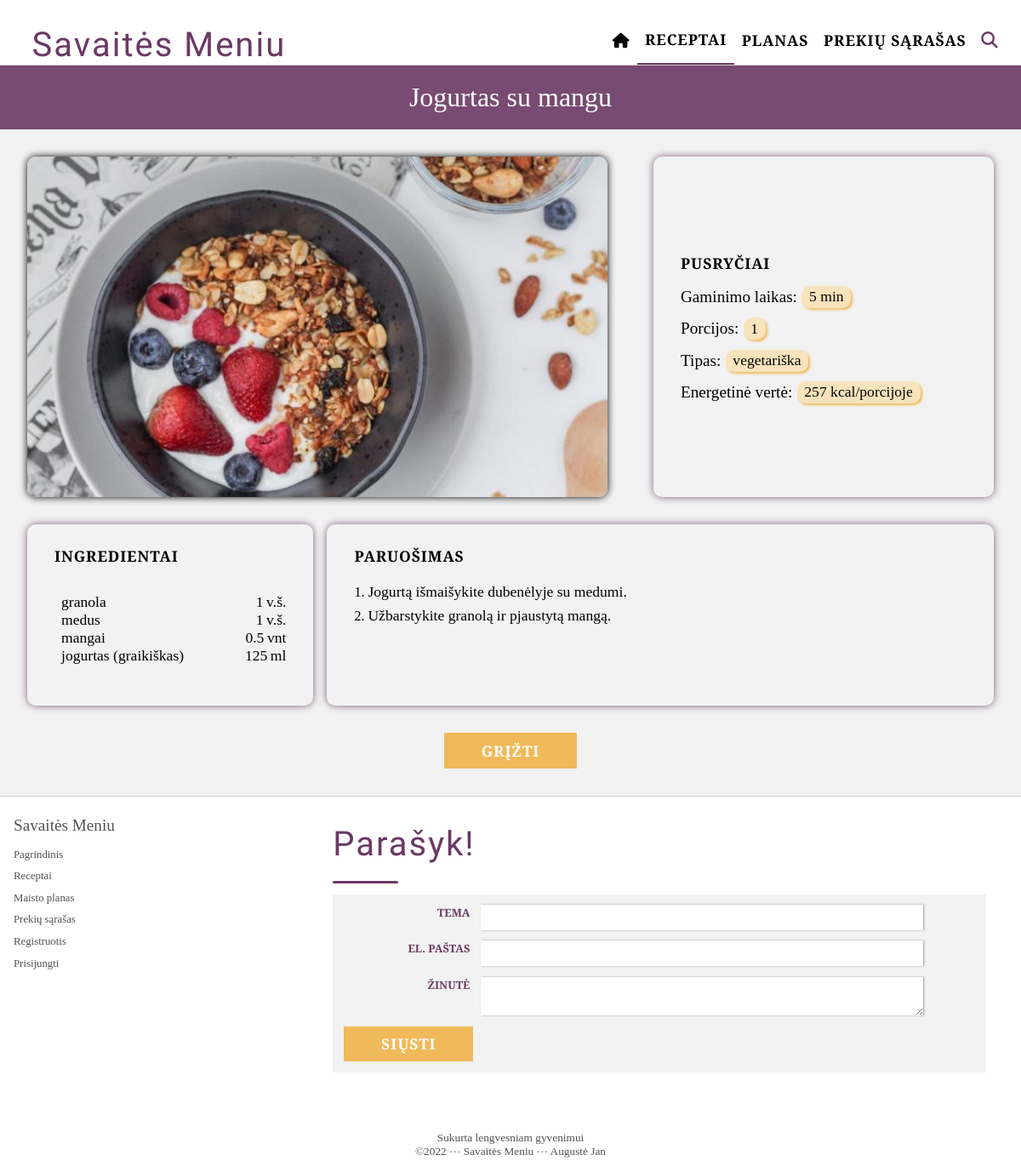
The page /single_recipe?recipeID=1 on the database its author committed.
### flaskr/model.py (models this page shows)
class Recipe(db.Model):
    id = db.Column(db.Integer, primary_key = True)
    name = db.Column(db.String(100))
    recipeIngredients = db.relationship('Ingredient', secondary=recipeIngredients, lazy=True)
    instruction = db.Column(db.String(10000))
    picture = db.Column(db.String(1000))
    cookingtime = db.Column(db.Integer)
    portions = db.Column(db.Integer)
    user_id = db.Column(db.Integer, db.ForeignKey('user.id'))
    description = db.Column(db.String(10000))
    recipetypes = db.relationship('Foodtype', secondary=recipeTypes, lazy=True)
    recipeCoursetype = db.relationship('Coursetype', secondary=recipeCoursetype, lazy=True)

class Coursetype(db.Model):
    id = db.Column(db.Integer, primary_key = True)
    name = db.Column(db.String(100))

class Foodtype(db.Model):
    id = db.Column(db.Integer, primary_key = True)
    name = db.Column(db.String(100))

class Ingredient(db.Model):
    id = db.Column(db.Integer, primary_key = True)
    name = db.Column(db.String(100))
    amount = db.Column(db.Integer)
    subtitle = db.Column(db.String(200))
    measurement_id = db.Column(db.Integer, db.ForeignKey('measurement.id'))
    product_id = db.Column(db.Integer, db.ForeignKey('product.id'))
    recipe_id = db.Column(db.Integer, db.ForeignKey('recipe.id'))

class Measurement(db.Model):
    id = db.Column(db.Integer, primary_key = True)
    name = db.Column(db.String(100))

### flaskr/public_pages.py (the view)
@public_pages.route('/single_recipe')
def render_single_recipe():
    IDofRecipe = request.args.get('recipeID')
    recipeToVisualize = Recipe.query.filter_by(id=IDofRecipe).first()
    adminUserId = User.query.filter_by(role_name = 'admin').first().id
    if current_user.is_authenticated:
        loggedIn = "True"
        user = User.query.filter_by(id=current_user.id).first()
        if not (recipeToVisualize.user_id == current_user.id or
                recipeToVisualize.user_id == adminUserId or
                recipeToVisualize.user_id == current_user.chef_id):
            return redirect(url_for('private_pages.recipes'))
    else:
        loggedIn = "False"
        user = None
        if not (recipeToVisualize.user_id == adminUserId):
            return redirect(url_for('private_pages.recipes'))
    fullPicturePath = recipeToVisualize.picture
    modifiedPicturePath=""
    if fullPicturePath:
        modifiedPicturePath = '..' + fullPicturePath.split("flaskr")[1]
    kcalPerPortion = calculateCalories(IDofRecipe)
    sentenceList = []
    sentence = ""
    for letter in recipeToVisualize.instruction:
        if "\n" != letter :
            sentence += letter
        else:
            sentenceList.append(sentence)
            sentence = ""
    if sentence != "":
        sentenceList.append(sentence)
    subtitleList = []
    for ingredientItem in recipeToVisualize.recipeIngredients:
        subtitleItem = ingredientItem.subtitle
        if subtitleItem not in subtitleList:
            subtitleList.append(subtitleItem)
    measurmentDict = {}
    allMeasurements = Measurement.query.all()
    for item in allMeasurements:
        measurmentDict[item.id] = item.name
    favoriteValue=""
    if current_user.is_authenticated and not current_user.role_name == 'family_member':
        ifFavorited=db.session.query(favoriteRecipes).filter_by(recipe_id=recipeToVisualize.id, user_id=current_user.id).first()
        if ifFavorited:
            favoriteValue=" favorited"
    myRecipe = 'False'
    if current_user.is_authenticated:
        if recipeToVisualize.user_id == current_user.id:
            myRecipe = 'True'
    return render_template('pages/public/singleRecipe.html',
        favoriteValue=favoriteValue,
        recipe=recipeToVisualize,
        subtitlelist=subtitleList,
        picturepath=modifiedPicturePath,
        sentencelist=sentenceList,
        calories=kcalPerPortion,
        measurmentDict=measurmentDict,
        myRecipe = myRecipe,
        loggedIn=loggedIn,
        user=user
        )

### flaskr/templates/pages/public/singleRecipe.html (shortened to what this page needs)
{% extends "base.html" %}
{% block navrecipes %} active {% endblock %}
{% block content%}
<section class="single-recipe-page page-outer-container">
    <h1 class="recipe-name-display wide-purple-bk page-title-text"> {{ recipe.name }} </h1>
    <div class="single-recipe-inner-shape page-inner-container">
        <div class="text-and-picture-display">
            <div class="heart-and-image">
                <div class="image-side-display">
                    {% if picturepath != "" %}
                        <img src={{picturepath }}/>
                    {% else %}
                        <img src='../../../static/images/intro1s.jpg'/>
                    {% endif %}
                </div>
            </div>
            <ul class="text-side-display dashboard-card-shape">
                <li class="course-type-display">
                    {% for course in recipe.recipeCoursetype %}
                        <h2 class="bold-uppercase-normal">{{ course.name }}</h2>
                    {% endfor %}
                </li>
                <li class="cooking-time-display text-side-display--value">
                    <h3 class="text-unimportant-title">Gaminimo laikas:</h3>
                    <p>{{recipe.cookingtime}} min</p>
                </li>
                <li class="portions-display text-side-display--value">
                    <h3 class="text-unimportant-title">Porcijos:</h3>
                    <p>{{recipe.portions}}</p>
                </li>
                <li class="recipetypes-display text-side-display--value">
                    <h3 class="text-unimportant-title">Tipas:</h3>
                    {% for type in recipe.recipetypes %}
                        <p>{{ type.name }}</p>
                    {% endfor %}
                </li>
                <li class="calories-display text-side-display--value">
                    <h3 class="text-unimportant-title">Energetinė vertė: </h3>
                    <p>{{calories}} kcal/porcijoje</p>
                </li>
            </ul>
        </div>
        <div class="ingredients-and-preparation-display">
            <div class="ingredients-of-recipe dashboard-card-shape">
                <div class="ingredients-of-recipe--text-area">
                    <h2 class="bold-uppercase-normal">Ingredientai</h2>
                    {% for subtitle in subtitlelist %}
                        {% if subtitle != "empty" %}
                            <h3 class="text-unimportant-title">{{ subtitle }}</h3>
                                <ul class="subtitle-display-ul">
                        {% endif %}
                                {% for ingredient in recipe.recipeIngredients %}
                                    {% if ingredient.subtitle == subtitle %}
                                        <li class="ingredient-list-li">
                                            <p>{{ ingredient.name}}</p>
                                            <p>{{ ingredient.amount}}</p>
                                            <p>
                                            {% for key in measurmentDict %}
                                                {% if key == ingredient.measurement_id %}
                                                    {{measurmentDict[key]}}
                                                {% endif%}
                                            {% endfor %}
                                            </p>
                                        </li>
                                    {% endif %}
                                {% endfor %}
                        {% if subtitle != "empty" %}
                                </ul>
                        {% endif %}
                    {% endfor %}
                </div>
            </div>
            <div class="preparation-of-recipe-display dashboard-card-shape">
                <h2 class="bold-uppercase-normal">Paruošimas</h2>
                <ol class="preparation-display-ol">
                    {% for sentence in sentencelist%}
                    <li><p>{{ sentence }}</p></li>
                    {% endfor %}
                </ol>
            </div>
        </div>
    </div>
    <div class="full-width-invisible-div">
        <button class="back-btn button">Grįžti</button>
    </div>
</section>
{% endblock %}
{% block register %}
{% if loggedIn == "False" %}
            <li><a href="register">Registruotis</a></li>
            <li><a href="login">Prisijungti</a></li>
{% else %}
    <li><a href="logout">Atsijungti</a></li>
    <li><a href="profile">Profilis</a></li>
{% endif %}
{% endblock %}

### flaskr/static/index-style.css (style rules this page uses)
:root { --grey: rgb(206, 205, 205); --brgrey: rgb(242, 242, 242); --textgrey: rgb(83, 81, 81); --purple: rgb(107, 57, 100); --midpurple:rgb(129, 95, 125); --brpurple:rgb(179, 165, 175); --orange: rgb(240, 185, 90); --dkorange: rgb(229, 148, 9); --brorange:rgb(242, 230, 210); --warmbrorange:rgb(249, 227, 188); --hotpink: rgb(255, 0, 111); --red: rgb(247, 139, 181); --white: #FFF; --black: #000; --title: 'Comforter Brush', cursive; --text: 'Bitter', serif; --purpleboxshadow: 1px 0px 2px rgba(107, 57, 100, 0.5); }
* { box-sizing: border-box; }
body { margin: 0; padding: 0; background-color: var(--white); font-family: var(--text); color: var(--black); }
p { font-size: 1.1rem; padding: 0.2em 0; margin:0; }
h1, h2, h3, h4, ul { padding: 0; margin: 0; }
ul { list-style: none; }
.bold-uppercase-normal { font-family: var(--text); text-transform: uppercase; letter-spacing: 0.05em; font-weight:700; font-size: 1.1rem; padding: 0.5em 0; }
.text-unimportant-title { font-weight: 200; font-size: 1.2rem; padding: 0.4em 0; }
.page-title-text { font-size: 2rem; font-weight: 200; padding: 0.6em 0; }
.wide-purple-bk { background-color: rgba(107, 57, 100, 0.9); margin: 0; color: var(--white); text-align: center; }
.dashboard-card-shape { padding:1em 2em; margin:0; box-shadow: 0px 0px 10px var(--midpurple); border-radius: 10px; }
.button { padding: 0.5em 2.5em; border: none; background-color: var(--orange); font-family: var(--text); color: var(--white); text-transform: uppercase; letter-spacing: 0.05em; font-weight:700; font-size: 1.1rem; }
.footer-nav a { text-decoration: none; color: var(--textgrey); line-height: 2em; }
.single-recipe-inner-shape img { max-width: 100%; max-height: 400px; object-fit: cover; box-shadow: 0px 0px 10px var(--black); border-radius: 10px; }
.text-and-picture-display { display: flex; flex-direction: row; justify-content: space-between; margin: 1em 1em 2em; gap: 1em; }
.heart-and-image { flex-basis:60%; display: grid; grid-template-columns: repeat(9, 1fr); grid-template-rows: repeat(8, 1fr); }
.image-side-display { width:100%; display:flex; flex-direction: column; justify-content: center; grid-column: 1/10; grid-row: 1/9; }
.text-side-display { min-width: 400px; flex-basis:30%; display: flex; flex-direction: column; justify-content: center; }
.text-side-display p { background-color:var(--warmbrorange); padding: 0.15em 0.5em; border-radius: 10px; box-shadow: 2px 2px 3px var(--orange); margin-left:0.3em; }
.text-side-display--value { display: flex; justify-content: flex-start; align-items: center; flex-wrap: wrap; }
.ingredients-and-preparation-display { display: flex; flex-direction: row; justify-content: space-between; margin: 1em; gap: 1em; }
.ingredients-of-recipe { flex-basis: 30%; margin:0; }
.ingredients-of-recipe--text-area { max-width: 300px; }
.preparation-of-recipe-display { flex-basis: 70%; margin:0; }
.ingredient-list-li { display: flex; flex-direction: row; justify-content: space-between; align-items: stretch; }
.ingredient-list-li p { margin: 0; padding:0; }
.ingredient-list-li p:first-child { margin-right: auto; }
.ingredient-list-li p:last-child { margin-left: 0.2em; }
.subtitle-display-ul, .preparation-display-ol { margin: 0.5em 0 2em 0; }
.subtitle-display-ul { padding-left: 0.5em; }
.preparation-display-ol { padding-left: 1em; }
.page-outer-container { margin: 0 auto; background-color: var(--brgrey); }
.page-inner-container { max-width: 1200px; margin: 0 auto; padding: 1em; width: 100%; }
.full-width-invisible-div { width:100%; text-align: center; padding-bottom: 2em; }

### rows shown on the page
Recipe: name "Jogurtas su mangu", cookingtime "5", portions "1"
Coursetype: name "PUSRYČIAI"
Foodtype: name "vegetariška"
Ingredient: name "granola", amount "1"
Measurement: name "v.š." "v.š."
Ingredient: name "medus", amount "1"
Ingredient: name "mangai", amount "0.5"
Measurement: name "vnt"
Ingredient: name "jogurtas (graikiškas)", amount "125"
Measurement: name "ml"

### other values the page prints
{{ calories }} "257"
{{ sentence }} "Jogurtą išmaišykite dubenėlyje su medumi." "Užbarstykite granolą ir pjaustytą mangą."
